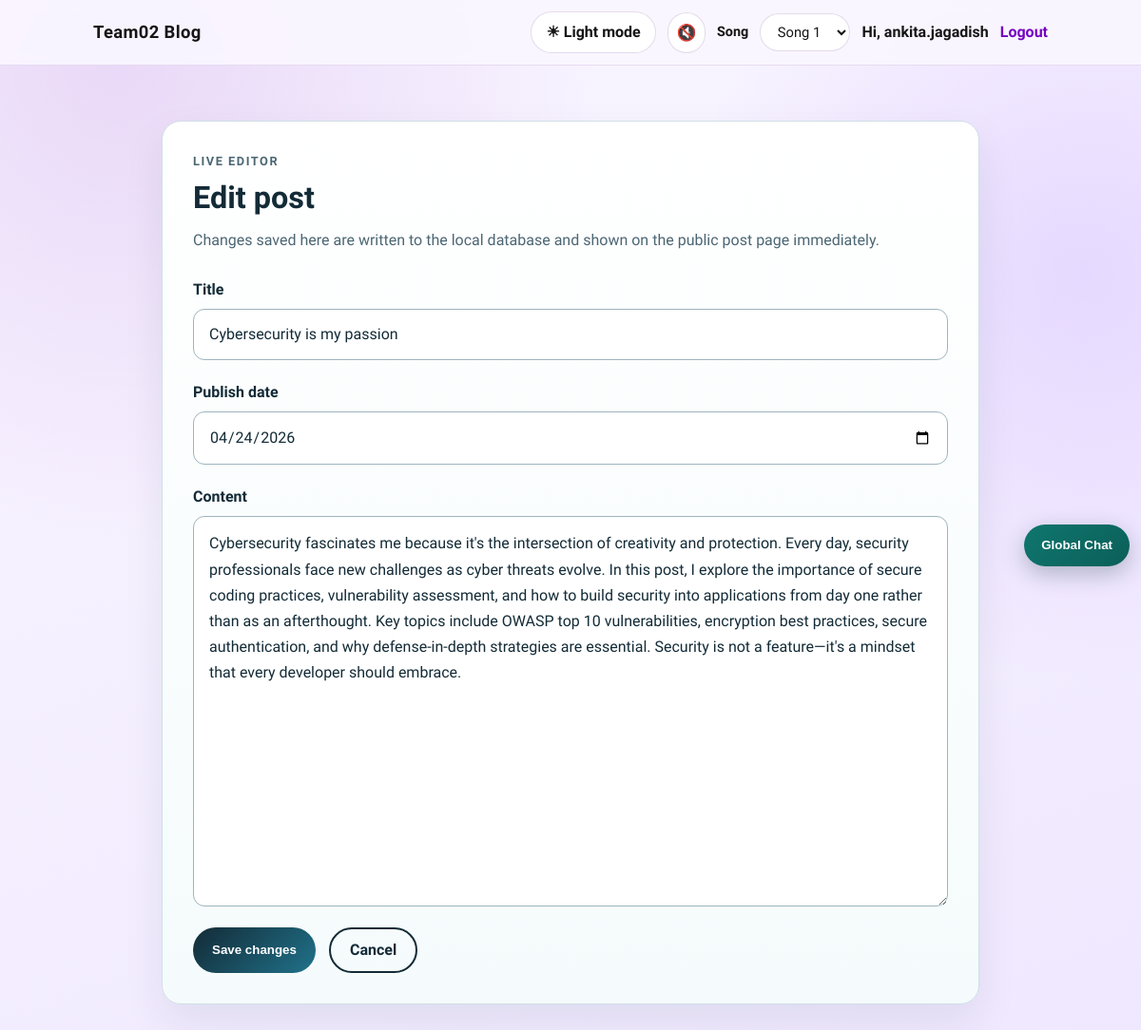
Screenshot of /posts/cybersecurity-is-my-passion/edit/ (signed in) with the database file from the repository.
### blog/models.py (models this page shows, shortened)
class Post(models.Model):
    title = models.CharField(max_length=200)
    content = models.TextField()
    slug = models.SlugField(unique=True)
    publish_date = models.DateField(blank=True, null=True)

### blog/views.py (the view)
# urls.py: path("posts/<slug:slug>/edit/", views.post_edit, name="post-edit-page"),
@login_required
@permission_required("blog.change_post", raise_exception=True)
def post_edit(request, slug):
    post = get_object_or_404(Post, slug=slug)
    original_title = post.title
    original_slug = post.slug
    if request.method == "POST":
        form = PostForm(request.POST, instance=post)
        if form.is_valid():
            updated_post = form.save(commit=False)
            if updated_post.title != original_title and original_slug == slugify(original_title):
                updated_post.slug = _build_unique_post_slug(updated_post.title, current_post=updated_post)
            updated_post.save()
            return redirect("post-details-page", slug=updated_post.slug)
    else:
        form = PostForm(instance=post)
    return render(request, "blog/post_edit.html", {
        "post": post,
        "form": form,
        "page_heading": "Edit post",
        "page_description": "Changes saved here are written to the local database and shown on the public post page immediately.",
        "submit_label": "Save changes",
    })

### blog/forms.py
class PostForm(forms.ModelForm):
    class Meta:
        model = Post
        fields = ["title", "content", "publish_date"]
        widgets = {
            "title": forms.TextInput(attrs={"maxlength": 200}),
            "content": forms.Textarea(attrs={"rows": 14}),
            "publish_date": forms.DateInput(attrs={"type": "date"}),
        }

### blog/templates/blog/post_edit.html (shortened to what this page needs)
{% extends "base.html" %}
{% block content %}
  <section class="post-edit-shell" aria-labelledby="post-edit-title">
    <div class="post-edit-card">
      <div class="post-edit-header">
        <p class="post-edit-kicker">Live editor</p>
        <h1 id="post-edit-title">{{ page_heading }}</h1>
        <p>{{ page_description }}</p>
      </div>
      <form method="post" class="post-edit-form" aria-label="Edit blog post form">
        <div class="form-row">
          <label for="{{ form.title.id_for_label }}">Title</label>
          {{ form.title }}
        </div>
        <div class="form-row">
          <label for="{{ form.publish_date.id_for_label }}">Publish date</label>
          {{ form.publish_date }}
        </div>
        <div class="form-row">
          <label for="{{ form.content.id_for_label }}">Content</label>
          {{ form.content }}
        </div>
        <div class="form-actions">
          <button type="submit" class="save-button">{{ submit_label }}</button>
          {% if post %}
            <a href="{% url 'post-details-page' post.slug %}" class="cancel-link">Cancel</a>
          {% else %}
            <a href="{% url 'starting-page' %}" class="cancel-link">Cancel</a>
          {% endif %}
        </div>
      </form>
    </div>
  </section>
{% endblock %}

### templates/base.html (shortened to what this page needs)
{% load static %}
<!DOCTYPE html>
<html lang="en">
<head>
    {% block css_files %}
      <link rel="stylesheet" href="{% static 'blog/styles.css' %}">
      <link rel="stylesheet" href="{% static 'blog/dark-mode.css' %}">
    {% endblock %}
</head>
<body>
  <nav class="site-nav" id="main-navigation" aria-label="Primary">
    <div class="site-nav-inner">
      <a class="site-brand" href="{% url 'starting-page' %}">Team02 Blog</a>
      <div class="site-nav-links">
        <button
          type="button"
          class="dark-mode-toggle"
          data-dark-mode-toggle
          aria-live="polite"
          aria-label="Toggle color theme"
          title="Toggle color theme"
        >
        </button>
        <button
          type="button"
          class="music-toggle"
          data-music-toggle
          aria-live="polite"
          aria-label="Background music is off. Activate to turn on."
          title="Turn on background music"
        >
        </button>
        <label class="music-select-label" for="site-music-select">Song</label>
        <select
          id="site-music-select"
          class="music-select"
          data-music-select
          aria-label="Select background song"
        >
          <option value="{% static 'blog/audio/song1.mp3' %}">Song 1</option>
        </select>
        {% if user.is_authenticated %}
          <span class="site-greeting">Hi, {{ user.username }}</span>
          <a class="site-nav-link" href="{% url 'logout' %}">Logout</a>
        {% else %}
          <a class="site-nav-link" href="{% url 'login' %}">Login</a>
        {% endif %}
      </div>
    </div>
  </nav>
  <main class="page-shell">
    {% block content %}{% endblock %}
  </main>
  {% if user.is_authenticated %}
    {% include "blog/global_widget.html" %}
  {% endif %}
</body>
</html>

### blog/static/blog/styles.css (style rules this page uses)
:root { --bg-top: #faf7ff; --bg-bottom: #efe7ff; --surface: #ffffff; --surface-soft: #f7f2ff; --text: #151515; --muted: #51466a; --border: #d9ccf3; --brand: #7500c0; --brand-dark: #460073; --accent: #a100ff; }
* { box-sizing: border-box; }
body { margin: 0; font-family: "Plus Jakarta Sans", "Segoe UI", Tahoma, sans-serif; color: var(--text); background: radial-gradient(circle at 10% 5%, rgba(117, 0, 192, 0.12), transparent 34%), radial-gradient(circle at 95% 25%, rgba(195, 163, 255, 0.3), transparent 30%), linear-gradient(160deg, var(--bg-top), var(--bg-bottom)); line-height: 1.5; min-height: 100vh; }
.site-nav { position: sticky; top: 0; z-index: 20; backdrop-filter: blur(6px); background: rgba(250, 247, 255, 0.9); border-bottom: 1px solid rgba(70, 0, 115, 0.1); }
.site-nav-inner { max-width: 1040px; margin: 0 auto; padding: 12px 18px; display: flex; align-items: center; justify-content: space-between; gap: 10px; }
.site-brand { text-decoration: none; font-size: 1.15rem; letter-spacing: 0.02em; font-weight: 800; color: var(--text); }
.site-nav-links { display: flex; align-items: center; gap: 12px; }
.site-greeting { color: var(--muted); font-weight: 600; }
.site-nav-link { text-decoration: none; color: var(--brand); font-weight: 700; }
.page-shell { width: min(1040px, 100% - 28px); margin: 34px auto 50px; }
h1 { margin: 0; font-size: clamp(1.8rem, 2.7vw, 2.6rem); line-height: 1.15; }
.form-row { display:flex; gap:10px; align-items:center; flex-wrap: wrap; }
input[type="text"] { width: min(360px, 100%); min-height: 44px; padding: 10px 12px; border: 1px solid var(--border); border-radius: 12px; outline: none; background: #fff; color: var(--text); }
button { border: none; min-height: 44px; padding: 10px 16px; border-radius: 12px; background: var(--brand); color: #fff; cursor: pointer; font-weight: 700; }

### blog/static/blog/dark-mode.css (style rules this page uses)
:root { --page-bg: #ffffff; --text-color: #151515; --nav-bg: transparent; --nav-link: #460073; --nav-link-hover: #a100ff; --card-bg: #ffffff; --card-text: #151515; --muted-text: #51466a; --welcome-bg: linear-gradient(to right top, #7500c0, #c3a3ff); --about-bg: #e6dcff; --summary-bg: #f1e9ff; --post-hover-bg: #7500c0; --post-hover-text: #ffffff; --post-hover-time: #efe7ff; --bg-top: #faf7ff; --bg-bottom: #efe7ff; --surface: #ffffff; --surface-soft: #f7f2ff; --text: #151515; --muted: #51466a; --border: #d9ccf3; --brand: #7500c0; --brand-dark: #460073; --accent: #a100ff; --toggle-bg: rgba(255, 255, 255, 0.92); --toggle-text: #151515; --toggle-border: rgba(70, 0, 115, 0.14); --toggle-hover-bg: #f1e9ff; }
body { background-color: var(--page-bg); color: var(--text-color); transition: background-color 0.25s ease, color 0.25s ease; }
.site-brand, .site-nav-link, .site-greeting { color: var(--text); }
.site-nav-link { color: var(--brand); }
.dark-mode-toggle { margin-left: 1rem; border: 1px solid var(--toggle-border); background: var(--toggle-bg); color: var(--toggle-text); border-radius: 999px; padding: 0.45rem 0.95rem; font: inherit; font-weight: 700; cursor: pointer; transition: background-color 0.2s ease, border-color 0.2s ease, color 0.2s ease; }
.music-toggle { border: 1px solid var(--toggle-border); background: var(--toggle-bg); color: var(--toggle-text); border-radius: 999px; width: 40px; min-height: 40px; display: inline-flex; align-items: center; justify-content: center; font-size: 1.05rem; cursor: pointer; transition: background-color 0.2s ease, border-color 0.2s ease, transform 0.2s ease; }
.music-select-label { font-size: 0.9rem; font-weight: 700; color: var(--toggle-text); }
.music-select { min-height: 40px; border: 1px solid var(--toggle-border); background: var(--toggle-bg); color: var(--toggle-text); border-radius: 999px; padding: 0.4rem 0.85rem; font: inherit; font-size: 0.92rem; }

### rows the page displays
Post: title "Cybersecurity is my passion", publish_date "04/24/2026", content "Cybersecurity fascinates me because it's the intersection of creativity and protection. Every day, security professionals face new challenges as cyber threats evolve. In this post, I explore the importance of secure coding practices, vulnerability assessment, and how to build security into applications from day one rather than as an afterthought. Key topics include OWASP top 10 vulnerabilities, encryption best practices, secure authentication, and why defense-in-depth strategies are essential. Security is not a feature—it's a mindset that every developer should embrace."

### other values shown
{{ user.username }} "ankita.jagadish"
{{ page_heading }} "Edit post"
{{ page_description }} "Changes saved here are written to the local database and shown on the public post page immediately."
{{ submit_label }} "Save changes"
